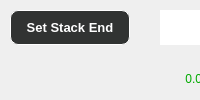
                            <widget class="QFrame" name="frame_55">
                             <property name="frameShape">
                              <enum>QFrame::NoFrame</enum>
                             </property>
                             <property name="frameShadow">
                              <enum>QFrame::Raised</enum>
                             </property>
                             <layout class="QVBoxLayout" name="verticalLayout_18">
                              <property name="leftMargin">
                               <number>0</number>
                              </property>
                              <property name="topMargin">
                               <number>0</number>
                              </property>
                              <property name="rightMargin">
                               <number>0</number>
                              </property>
                              <property name="bottomMargin">
                               <number>0</number>
                              </property>
                              <item>
                               <widget class="QFrame" name="frame_64">
                                <property name="frameShape">
                                 <enum>QFrame::NoFrame</enum>
                                </property>
                                <property name="frameShadow">
                                 <enum>QFrame::Raised</enum>
                                </property>
                                <layout class="QHBoxLayout" name="horizontalLayout_35">
                                 <property name="spacing">
                                  <number>0</number>
                                 </property>
                                 <property name="leftMargin">
                                  <number>0</number>
                                 </property>
                                 <property name="topMargin">
                                  <number>0</number>
                                 </property>
                                 <property name="rightMargin">
                                  <number>0</number>
                                 </property>
                                 <property name="bottomMargin">
                                  <number>0</number>
                                 </property>
                                 <item>
                                  <widget class="QFrame" name="frame_65">
                                   <property name="minimumSize">
                                    <size>
                                     <width>140</width>
                                     <height>0</height>
                                    </size>
                                   </property>
                                   <property name="frameShape">
                                    <enum>QFrame::NoFrame</enum>
                                   </property>
                                   <property name="frameShadow">
                                    <enum>QFrame::Raised</enum>
                                   </property>
                                   <widget class="QPushButton" name="pushButton_zstack_setEnd">
                                    <property name="geometry">
                                     <rect>
                                      <x>10</x>
                                      <y>10</y>
                                      <width>120</width>
                                      <height>35</height>
                                     </rect>
                                    </property>
                                    <property name="minimumSize">
                                     <size>
                                      <width>120</width>
                                      <height>35</height>
                                     </size>
                                    </property>
                                    <property name="maximumSize">
                                     <size>
                                      <width>120</width>
                                      <height>35</height>
                                     </size>
                                    </property>
                                    <property name="font">
                                     <font>
                                      <family>Segoe UI</family>
                                      <pointsize>10</pointsize>
                                      <weight>75</weight>
                                      <bold>true</bold>
                                     </font>
                                    </property>
                                    <property name="styleSheet">
                                     <string notr="true">QPushButton{
background-color: rgb(49, 51, 50);
border-radius:8px;
border-color: rgb(255,255, 255);
border-width : 1.2px;
border-style:inset;
color:rgb(255, 255, 255);

}
QPushButton::hover{
	background-color: rgba(255, 255, 255, 150);
}</string>
                                    </property>
                                    <property name="text">
                                     <string>Set Stack End</string>
                                    </property>
                                   </widget>
                                  </widget>
                                 </item>
                                 <item>
                                  <widget class="QFrame" name="frame_66">
                                   <property name="frameShape">
                                    <enum>QFrame::NoFrame</enum>
                                   </property>
                                   <property name="frameShadow">
                                    <enum>QFrame::Raised</enum>
                                   </property>
                                   <widget class="QLineEdit" name="lineEdit_zstack_zstackEnd">
                                    <property name="geometry">
                                     <rect>
                                      <x>20</x>
                                      <y>10</y>
                                      <width>80</width>
                                      <height>35</height>
                                     </rect>
                                    </property>
                                    <property name="minimumSize">
                                     <size>
                                      <width>80</width>
                                      <height>35</height>
                                     </size>
                                    </property>
                                    <property name="maximumSize">
                                     <size>
                                      <width>80</width>
                                      <height>35</height>
                                     </size>
                                    </property>
                                    <property name="layoutDirection">
                                     <enum>Qt::LeftToRight</enum>
                                    </property>
                                    <property name="styleSheet">
                                     <string notr="true">font: 75 16pt &quot;Segoe UI&quot;;
color: rgb(255, 255, 255);

border-color: rgb(255,255, 255);
border-width : 1px;
border-style:inset;</string>
                                    </property>
                                    <property name="text">
                                     <string>0.000</string>
                                    </property>
                                    <property name="alignment">
                                     <set>Qt::AlignCenter</set>
                                    </property>
                                   </widget>
                                  </widget>
                                 </item>
                                </layout>
                               </widget>
                              </item>
                              <item>
                               <widget class="QFrame" name="frame_63">
                                <property name="frameShape">
                                 <enum>QFrame::NoFrame</enum>
                                </property>
                                <property name="frameShadow">
                                 <enum>QFrame::Raised</enum>
                                </property>
                                <layout class="QHBoxLayout" name="horizontalLayout_36">
                                 <property name="spacing">
                                  <number>0</number>
                                 </property>
                                 <property name="leftMargin">
                                  <number>0</number>
                                 </property>
                                 <property name="topMargin">
                                  <number>0</number>
                                 </property>
                                 <property name="rightMargin">
                                  <number>0</number>
                                 </property>
                                 <property name="bottomMargin">
                                  <number>0</number>
                                 </property>
                                 <item>
                                  <widget class="QFrame" name="frame_67">
                                   <property name="minimumSize">
                                    <size>
                                     <width>140</width>
                                     <height>0</height>
                                    </size>
                                   </property>
                                   <property name="frameShape">
                                    <enum>QFrame::NoFrame</enum>
                                   </property>
                                   <property name="frameShadow">
                                    <enum>QFrame::Raised</enum>
                                   </property>
                                  </widget>
                                 </item>
                                 <item>
                                  <widget class="QFrame" name="frame_68">
                                   <property name="frameShape">
                                    <enum>QFrame::NoFrame</enum>
                                   </property>
                                   <property name="frameShadow">
                                    <enum>QFrame::Raised</enum>
                                   </property>
                                   <widget class="QLabel" name="label_zstack_end">
                                    <property name="geometry">
                                     <rect>
                                      <x>0</x>
                                      <y>0</y>
                                      <width>121</width>
                                      <height>51</height>
                                     </rect>
                                    </property>
                                    <property name="styleSheet">
                                     <string notr="true">font: 75 16pt &quot;Segoe UI&quot;;
color: rgb(0, 170, 0);</string>
                                    </property>
                                    <property name="text">
                                     <string>0.000</string>
                                    </property>
                                    <property name="alignment">
                                     <set>Qt::AlignCenter</set>
                                    </property>
                                   </widget>
                                  </widget>
                                 </item>
                                </layout>
                               </widget>
                              </item>
                             </layout>
                            </widget>
